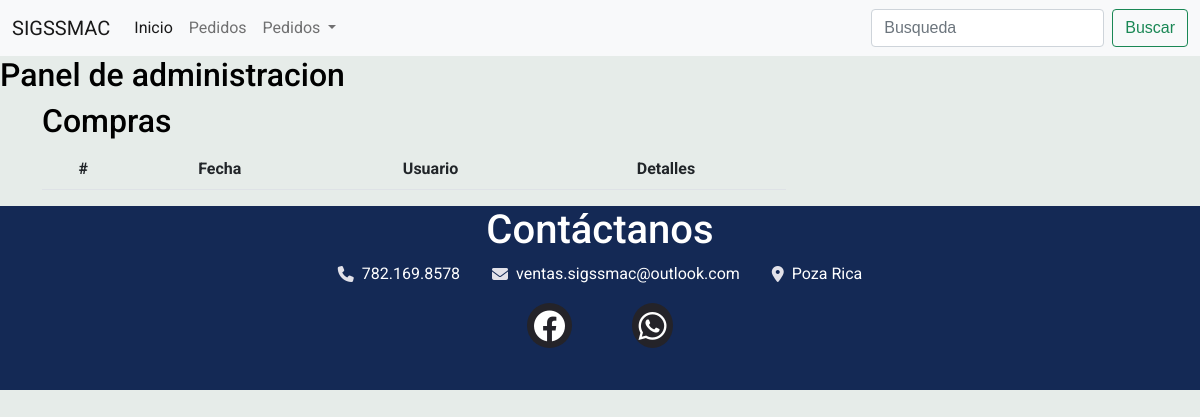
The app's page /administrador/compras, older data.
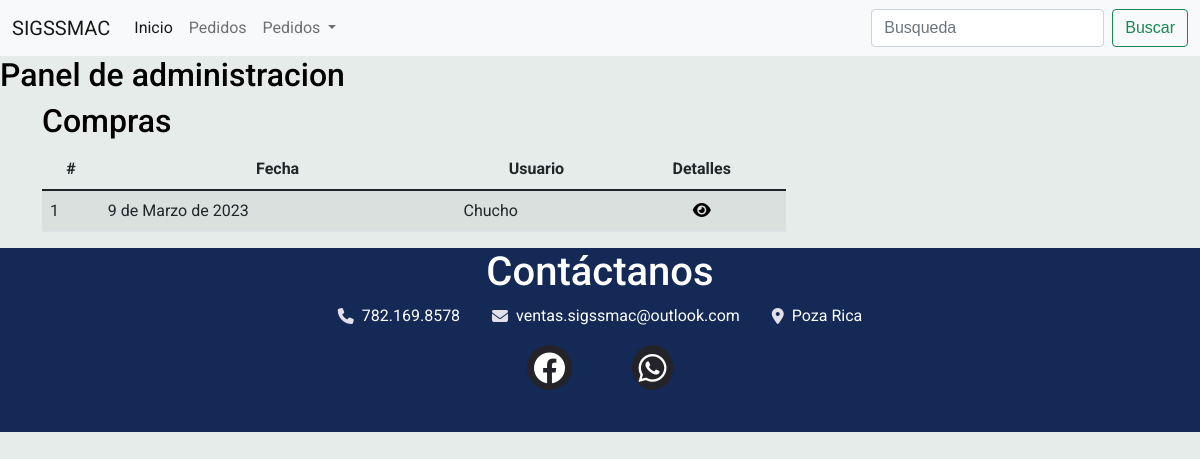
The same page, newer data.
### EPP/models.py (models this page shows, shortened)
class Usuarios(models.Model):
    usuario = models.CharField(max_length=50)
    contraseña = models.CharField(max_length=50, null=False, blank=False, default="")
    estado = models.BooleanField(default=True)
    cliente = models.ForeignKey(Clientes, on_delete=models.CASCADE)
    class Meta:
        db_table = 'Usuarios'

### EPP/views.py (the view)
# urls.py: path("compras", compras_admin, name="buysAdmin")
def compras_admin(request):
    try:
        cursor = connection.cursor()
        cursor.execute("SELECT id_compra, fecha, u.usuario  FROM Compras inner join Usuarios as u")
        c = cursor.fetchall()
        print("Compras: ", c)
        return render(request, "admin/compras.html", {
            'compras' : c
        })
    except AttributeError as e:
        print(e)
        return HttpResponse("Problem")

### templates/admin/compras.html (shortened to what this page needs)
{% extends 'base_admin.html' %}
{% load static %}
{% block content %}
    <h2>Panel de administracion</h2>
    <div class="container">
        <div class="col-sm-12 col-md-8 col-lg-8 col-xl-8">
            <h2>Compras</h2>
            <table class="table table-striped table">
                <thead>
                    <tr class="text-center">
                        <th>#</th>
                        <th>Fecha</th>
                        <th>Usuario</th>
                        <th>Detalles</th>
                    </tr>
                </thead>
                <tbody>
                  {% for compra in compras %}
                    <tr>
                        <td>{{compra.0}}</td>
                        <td>{{compra.1}}</td>
                        <td>{{compra.2}}</td>
                        <td style="text-align: center;">
                            <a class="link-compra" href="detallesCompra.html"><i class="fa-solid fa-eye"></i></a>
                        </td>
                    </tr>
                    {% endfor %}
                </tbody>
            </table>
        </div>
    </div>
{% endblock %}

Row changes from the older to the newer data that the page shows:
added Usuarios: compra "1", compra "9 de Marzo de 2023", usuario "Chucho"
